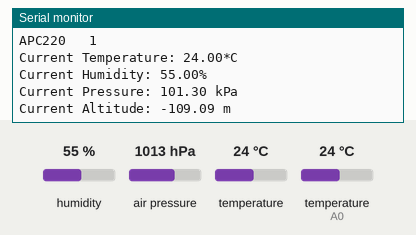
Recording of a sketch running on a simulated Arduino Uno, built with avr-gcc and run on an emulated ATmega328P. On the bench: the last lines printed to the serial monitor. The test bench sets the inputs (shaded band); at power-on: humidity 55 %, air pressure 1013 hPa, temperature 24 °C, temperature (sensor on A0) 24 °C.

Above: at 1.2 s.
1.3 s: humidity set to 22 %
2.8 s: air pressure set to 952 hPa
At 3.1 s:
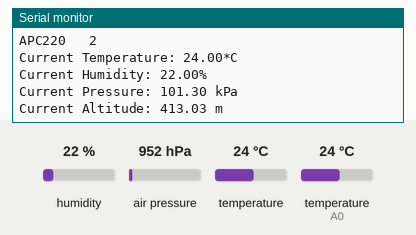
4.3 s: temperature (sensor 0) set to 12 °C
At 5.7 s:
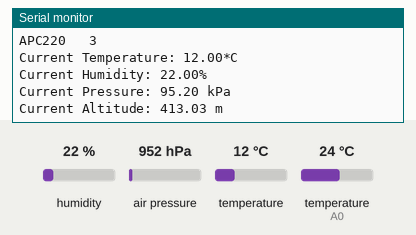
5.8 s: humidity set to 40 %
7.3 s: air pressure set to 975 hPa
At 8.6 s:
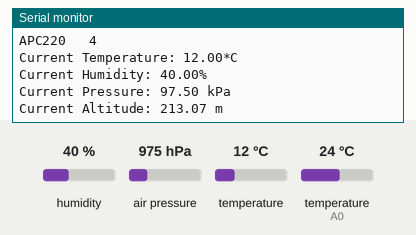
Timing chart, 0 to 9.8 s (numbered marks = the images above; inputs shaded):
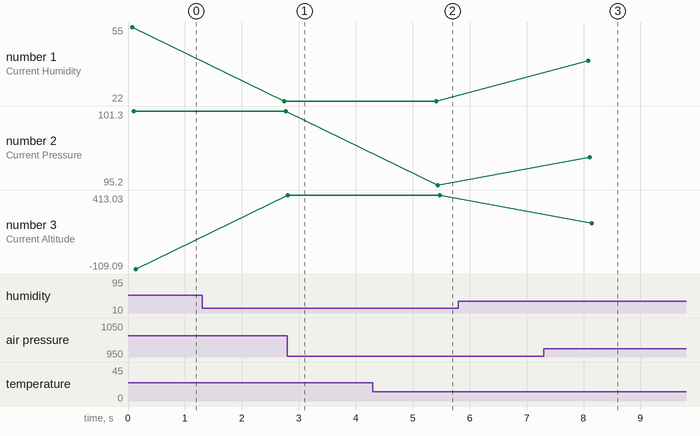

Measured:
- after the input at 2.8 s, the serial monitor: prints a new line at once (image 1)
- after the input at 4.3 s, the serial monitor: prints a new line after 1.1 s (image 2)
- after the input at 7.3 s, the serial monitor: prints a new line after 0.81 s (image 3)
- plotted number 1: 55 → 22 after the input at 1.3 s
- plotted number 2: 95.2 → 97.5 after the input at 7.3 s
- plotted number 3: -109.09 → 413.03 after the input at 2.8 s, 413.03 → 213.07 after the input at 7.3 s

The sketch:

APC-DHT11-BMP280.ino
```cpp
#include <SoftwareSerial.h>
#include <dht.h>

#include <Wire.h>
#include <SPI.h>
#include <Adafruit_Sensor.h>
#include <Adafruit_BMP280.h>

#define BMP_SCK 13
#define BMP_MISO 12
#define BMP_MOSI 6
#define BMP_CS 7

int DHT_DATA = A0;

// ------------------------------------------------------------------------------------------------------------------------------

dht DHT;
Adafruit_BMP280 bmp(BMP_CS, BMP_MOSI, BMP_MISO,  BMP_SCK);
SoftwareSerial mySerial(10,11);

int number = 0;
float temp, hum, pres, alt;
float baseAlt = 100;

// ------------------------------------------------------------------------------------------------------------------------------

void setup() {

  Serial.begin(9600);
  mySerial.begin(9600);

  if (!bmp.begin()) {
    Serial.println(F("Could not find a valid BMP280 sensor, check wiring!"));
    while (1);
  }

// ------------------------------------------------------------------------------------------------------------------------------

}

void loop() {
  DHT.read11(DHT_DATA);

  // get sensor data
  getData();

  // Testing APC220
  (number ++);
  Serial.print ("APC220   ");
  Serial.println (number);
  mySerial.print ("APC220   ");
  mySerial.println (number);

  // Print sensor data
  printSensorData();

  // EXRTA ENTER TO CLEAN UP
  mySerial.println();
  Serial.println();

  // Delay between
  delay(2500);
}

// -------------------------------------------------------------------------------------------------------------------------------------------------------------
// -------------------------------------------------------------------------------------------------------------------------------------------------------------
// -------------------------------------------------------------------------------------------------------------------------------------------------------------


void getData() {
  temp = bmp.readTemperature();
  hum = DHT.humidity;
  pres = bmp.readPressure();
  alt = bmp.readAltitude(baseAlt);
}

void printSensorData() {
  printTemp();
  printHum();
  printPres();
  printAlt();
}


void printHum() {
  Serial.print("Current Humidity: ");
  Serial.print(hum);
  Serial.print("%");
  Serial.println();

  mySerial.print("Current Humidity: ");
  mySerial.print(hum);
  mySerial.print("%");
  mySerial.println();
}


void printTemp() {
  Serial.print("Current Temperature: ");
  Serial.print(temp);
  Serial.print("*C");
  Serial.println();

  mySerial.print("Current Temperature: ");
  mySerial.print(temp);
  mySerial.print("*C");
  mySerial.println();
}

void printPres() {
  Serial.print("Current Pressure: ");
  Serial.print(bmp.readPressure() / 1000);
  Serial.print(" kPa");
  Serial.println();

  mySerial.print("Current Pressure: ");
  mySerial.print(bmp.readPressure() / 1000);
  mySerial.print(" kPa");
  mySerial.println();
}

void printAlt() {
  Serial.print(F("Current Altitude: "));
  Serial.print(bmp.readAltitude(1000));
  Serial.print(" m");
  Serial.println();

  mySerial.print("Current Altitude: ");
  mySerial.print(bmp.readAltitude(1000));
  mySerial.print(" m");
  mySerial.println();
}
```
